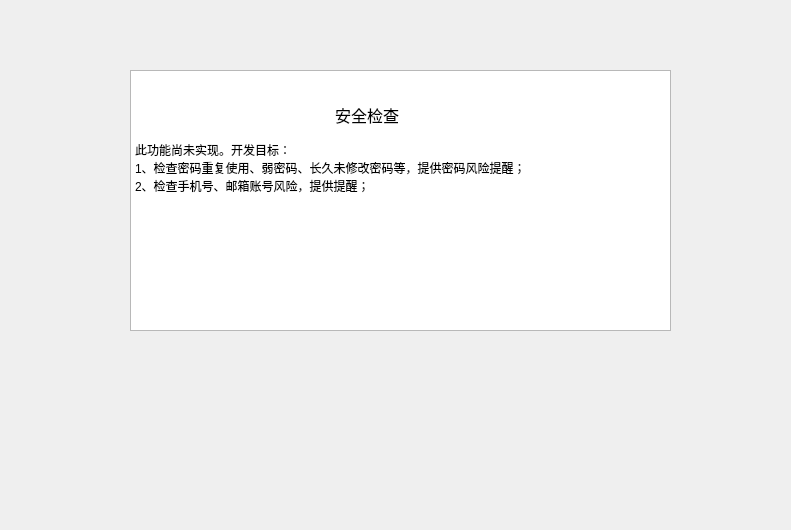
<?xml version="1.0" encoding="UTF-8"?>
<ui version="4.0">
    <class>CheckPwdSecurityForm</class>
    <widget class="QWidget" name="CheckPwdSecurityForm">
        <property name="geometry">
            <rect>
                <x>0</x>
                <y>0</y>
                <width>791</width>
                <height>530</height>
            </rect>
        </property>
        <property name="windowTitle">
            <string>Form</string>
        </property>
        <widget class="QTextEdit" name="textEdit">
            <property name="geometry">
                <rect>
                    <x>130</x>
                    <y>70</y>
                    <width>541</width>
                    <height>261</height>
                </rect>
            </property>
            <property name="readOnly">
                <bool>true</bool>
            </property>
            <property name="html">
                <string>&lt;!DOCTYPE HTML PUBLIC &quot;-//W3C//DTD HTML 4.0//EN&quot; &quot;http://www.w3.org/TR/REC-html40/strict.dtd&quot;&gt;
                    &lt;html&gt;&lt;head&gt;&lt;meta name=&quot;qrichtext&quot; content=&quot;1&quot; /&gt;&lt;meta
                    charset=&quot;utf-8&quot; /&gt;&lt;style type=&quot;text/css&quot;&gt;
                    p, li { white-space: pre-wrap; }
                    hr { height: 1px; border-width: 0; }
                    li.unchecked::marker { content: &quot;\2610&quot;; }
                    li.checked::marker { content: &quot;\2612&quot;; }
                    &lt;/style&gt;&lt;/head&gt;&lt;body style=&quot; font-family:'Microsoft YaHei UI'; font-size:9pt;
                    font-weight:400; font-style:normal;&quot;&gt;
                    &lt;p align=&quot;center&quot; style=&quot; margin-top:0px; margin-bottom:0px; margin-left:0px;
                    margin-right:0px; -qt-block-indent:0; text-indent:0px;&quot;&gt;&lt;span style=&quot;
                    font-size:12pt;&quot;&gt;安全检查&lt;/span&gt;&lt;/p&gt;
                    &lt;p style=&quot;-qt-paragraph-type:empty; margin-top:0px; margin-bottom:0px; margin-left:0px;
                    margin-right:0px; -qt-block-indent:0; text-indent:0px;&quot;&gt;&lt;br /&gt;&lt;/p&gt;
                    &lt;p style=&quot; margin-top:0px; margin-bottom:0px; margin-left:0px; margin-right:0px;
                    -qt-block-indent:0; text-indent:0px;&quot;&gt;此功能尚未实现。开发目标：&lt;/p&gt;
                    &lt;p style=&quot; margin-top:0px; margin-bottom:0px; margin-left:0px; margin-right:0px;
                    -qt-block-indent:0; text-indent:0px;&quot;&gt;1、检查密码重复使用、弱密码、长久未修改密码等，提供密码风险提醒；&lt;/p&gt;
                    &lt;p style=&quot; margin-top:0px; margin-bottom:0px; margin-left:0px; margin-right:0px;
                    -qt-block-indent:0; text-indent:0px;&quot;&gt;2、检查手机号、邮箱账号风险，提供提醒；&lt;/p&gt;
                    &lt;p style=&quot;-qt-paragraph-type:empty; margin-top:0px; margin-bottom:0px; margin-left:0px;
                    margin-right:0px; -qt-block-indent:0; text-indent:0px;&quot;&gt;&lt;br /&gt;&lt;/p&gt;&lt;/body&gt;&lt;/html&gt;
                </string>
            </property>
        </widget>
    </widget>
    <resources/>
    <connections/>
</ui>
